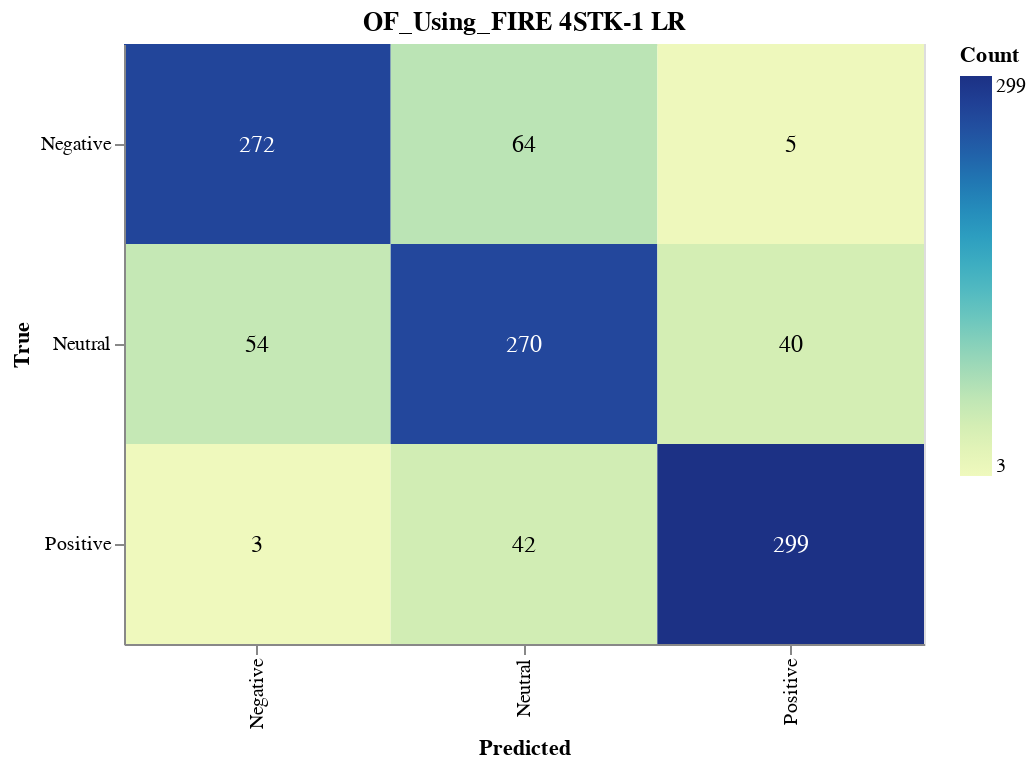

Notebook cell for this chart:
### Markdown cell above
#### Save CM

### Code cell
import altair as alt
import altair_saver
import pandas as pd
from sklearn.metrics import confusion_matrix

# Calculate the confusion matrix
cm = confusion_matrix(y_val, lr_validation_predictions)

# Define class names
class_names = ['Negative', 'Neutral', 'Positive']

# Convert confusion matrix to DataFrame
cm_df = pd.DataFrame(cm, index=class_names, columns=class_names).reset_index().melt(id_vars='index')
cm_df.columns = ['True', 'Predicted', 'Count']

# Ensure the order of categories
cm_df['True'] = pd.Categorical(cm_df['True'], categories=class_names, ordered=True)
cm_df['Predicted'] = pd.Categorical(cm_df['Predicted'], categories=class_names, ordered=True)

# Create the Altair plot
heatmap = alt.Chart(cm_df).mark_rect().encode(
    x=alt.X('Predicted:O', sort=class_names),
    y=alt.Y('True:O', sort=class_names),
    color='Count:Q',
    tooltip=['True', 'Predicted', 'Count']
).properties(
    width=400,
    height=300,
    title='OF_Using_FIRE 4STK-1 LR'
)

# Add text labels
text = heatmap.mark_text(
    align='center',
    baseline='middle',
    fontSize=12
).encode(
    text='Count:Q',
    color=alt.condition(
        alt.datum.Count > cm.max() / 2,
        alt.value('white'),
        alt.value('black')
    )
)

# Combine heatmap and text
final_chart = heatmap + text

# Display the plot
final_chart.show()

### Figure 1 — Vega-Lite specification as saved in the notebook (floating-point values rounded to 4 significant figures)
{"config": {"view": {"continuousWidth": 300, "continuousHeight": 300}}, "layer": [{"mark": {"type": "rect"}, "encoding": {"color": {"field": "Count", "type": "quantitative"}, "tooltip": [{"field": "True", "type": "ordinal"}, {"field": "Predicted", "type": "ordinal"}, {"field": "Count", "type": "quantitative"}], "x": {"field": "Predicted", "sort": ["Negative", "Neutral", "Positive"], "type": "ordinal"}, "y": {"field": "True", "sort": ["Negative", "Neutral", "Positive"], "type": "ordinal"}}, "title": "OF_Using_FIRE 4STK-1 LR"}, {"mark": {"type": "text", "align": "center", "baseline": "middle", "fontSize": 12}, "encoding": {"color": {"condition": {"test": "(datum.Count > 149.5)", "value": "white"}, "value": "black"}, "text": {"field": "Count", "type": "quantitative"}, "tooltip": [{"field": "True", "type": "ordinal"}, {"field": "Predicted", "type": "ordinal"}, {"field": "Count", "type": "quantitative"}], "x": {"field": "Predicted", "sort": ["Negative", "Neutral", "Positive"], "type": "ordinal"}, "y": {"field": "True", "sort": ["Negative", "Neutral", "Positive"], "type": "ordinal"}}, "title": "OF_Using_FIRE 4STK-1 LR"}], "data": {"name": "data-8f008137b98747bde20ab5ac358552d2"}, "height": 300, "width": 400, "$schema": "https://vega.github.io/schema/vega-lite/v5.17.0.json", "datasets": {"data-8f008137b98747bde20ab5ac358552d2": [{"True": "Negative", "Predicted": "Negative", "Count": 272}, {"True": "Neutral", "Predicted": "Negative", "Count": 54}, {"True": "Positive", "Predicted": "Negative", "Count": 3}, {"True": "Negative", "Predicted": "Neutral", "Count": 64}, {"True": "Neutral", "Predicted": "Neutral", "Count": 270}, {"True": "Positive", "Predicted": "Neutral", "Count": 42}, {"True": "Negative", "Predicted": "Positive", "Count": 5}, {"True": "Neutral", "Predicted": "Positive", "Count": 40}, {"True": "Positive", "Predicted": "Positive", "Count": 299}]}}
